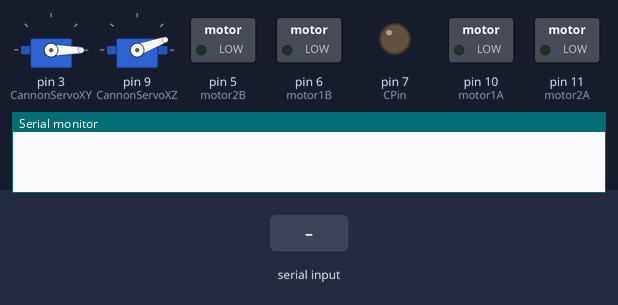
A sketch run on a simulated Arduino Uno, built with avr-gcc and run on an emulated ATmega328P. Parts: 2 × servo, switched loads named in the sketch (green lamp = pin HIGH), output pins drawn as LEDs (lit = HIGH), the last lines printed to the serial monitor. The inputs (shaded band) are chosen by the test bench.

Above: at 1.2 s.
1.3 s: "1" received over the second serial link
At 2.6 s:
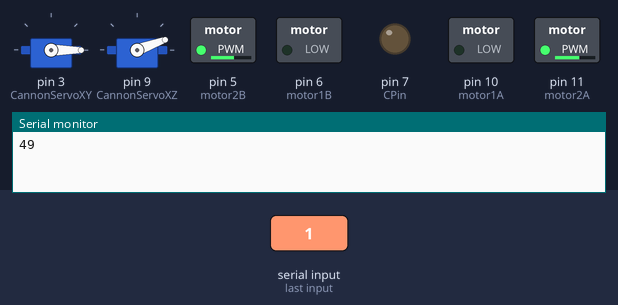
Timing chart, 0 to 4.3 s (numbered marks = the images above; inputs shaded):
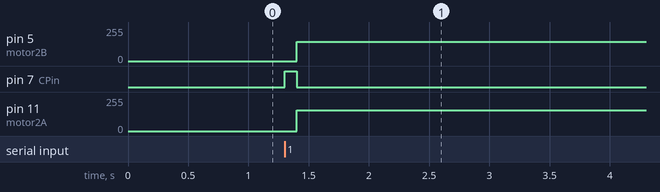

Measured:
- after the input at 1.3 s, pin 5 (motor2B): 0/255 → 145/255 after 0.10 s; pin 7 (CPin): LOW → HIGH at once, → LOW 0.10 s later; pin 11 (motor2A): 0/255 → 155/255 after 0.10 s

The sketch:

Main.ino
```cpp
#include "SoftwareSerial.h"
#include <Servo.h>
Servo CannonServoXY;
Servo CannonServoXZ;
#define SENSORLEFT A0
#define SENSORMID A1
#define SENSORRIGHT A2
#define motor1A 10
#define motor2A 11
#define motor1B 6
#define motor2B 5
#define RX 3
#define TX 2
#define LIMIT 0.7
int count = 0;
int rightOn = 145;
int leftOn =   155;
int off = 0;
float mid;
float right;
float left;
float safety;
bool autoMode;
bool spin;
int forward;
int side;
bool shoot;
int AngleXY = 0;
int AngleXZ = 20; //The servo vibrates at angles under 20
const int CPin = 7; //Cacnon shooting control


SoftwareSerial bluetooth(TX, RX);

void setup() {
  Serial.begin(9600);
  bluetooth.begin(9600);
  CannonServoXY.attach(3);
  CannonServoXZ.attach(9);
  CannonServoXY.write(AngleXY);
  CannonServoXZ.write(AngleXZ);
  //Sets all pins to correct mode
  pinMode(CPin,OUTPUT);
  pinMode(SENSORLEFT, INPUT);
  pinMode(SENSORMID, INPUT);
  pinMode(SENSORRIGHT, INPUT);
  pinMode(motor1A, OUTPUT);
  pinMode(motor2A, OUTPUT);
  pinMode(motor1B, OUTPUT);
  pinMode(motor2B, OUTPUT);
}

//Function for shooting
void shooting() {
  digitalWrite(CPin,HIGH);
  delay(100);
  digitalWrite(CPin,LOW);
}

//Function to make left wheel go forwards
void leftForward(int leftOn) {
  analogWrite(motor1A, off);
  analogWrite(motor2A, leftOn);
}

//Function to make right wheel go forwards
void rightForward(int rightOn) {
  analogWrite(motor1B, rightOn);
  analogWrite(motor2B, off);

}

//Function to make right wheel go backwards
void rightBack(int rightOn) {
  analogWrite(motor1B, off);
  analogWrite(motor2B, rightOn);

}

//Function to make left wheel go backwards
void leftBack(int leftOn) {
  analogWrite(motor1A, leftOn);
  analogWrite(motor2A, off);

}

//Funtion to turn off left wheel
void leftOff() {
  analogWrite(motor1A, off);
  analogWrite(motor2A, off);
}

//Function to turn off right wheel
void rightOff() {
  analogWrite(motor1B, off);
  analogWrite(motor2B, off);
}


void sharpRight(int rightOn, int leftOn) {
  rightBack(rightOn);
  leftForward(leftOn);
}

void sharpLeft(int rightOn, int leftOn) {
  leftBack(leftOn);
  rightForward(rightOn);
}

void driveStraight(int rightOn, int leftOn) {
  rightForward(rightOn);
  leftForward(leftOn);
}

void softLeft(int rightOn) {
  rightForward(rightOn);
  leftOff();
}

void softRight(int leftOn) {
  leftForward(leftOn);
  rightOff();
}

void back(int rightOn, int leftOn) {
  rightBack(rightOn);
  leftBack(leftOn);
}

void standStill() {
  rightOff();
  leftOff();
}


//Function to make the robot do a victory spin.
void spinForVictory(int rightOn, int leftOn) {
  leftForward(leftOn);
  rightBack(rightOn);
}

//xxxxxxxx
// |||||||
// ||||||Shoot
// |||||Right
// ||||Left
// |||Backward
// ||Forward
// |Spinn to win
// Auto

void loop() {
  //Checks if bluetooth is available
  if (bluetooth.available()) {
    //Reads what bluetooth has sent to it.
    byte data = bluetooth.read();

    //Bitshifts bytes to find the byte that represents the different things and checks if it is 0 or 1.s
    autoMode = ((data >> 6) & 1) == 1;
    shoot = ((data >> 0) & 1) == 1;
    spin = ((data >> 5) & 1) == 1;
    forward = ((data >> 4) & 1) - ((data >> 3) & 1);
    side = ((data >> 2) & 1) - ((data >> 1) & 1);


    Serial.println(data);
  }

  //If the shoot button is pressed, it will activate the shooting function and then set the shoot variable to false.
  if (shoot) {
    shooting();
    shoot = false;
  }

  //If the spin button is pressed, it will execute the spinForVictory function.
  if (spin) {
    spinForVictory(rightOn, leftOn);
    delay (5000);
    standStill();
  }

  //If the automede button is pressed the robot will follow the black line on it's own.
  if (autoMode) {
    //Calculations for a memory so false inputs cannot disrupt the robot.
    mid = (mid * mid + (analogRead(SENSORMID) > 400)) / 2;
    left = (left * left + (analogRead(SENSORLEFT) > 600)) / 2;
    right = (right * right + (analogRead(SENSORRIGHT) > 400)) / 2;
    boolean midHigh = mid > LIMIT;
    boolean leftHigh = left > LIMIT;
    boolean rightHigh = right > LIMIT;
    //Calculation for how sure the robot is in what it is doing.
    safety = (abs(0.5 - mid) + abs(0.5 - left) + abs(0.5 - right)) * (2.0/3.0);

    //safety *= safety * safety;

    //Serial.println(safety);

    Serial.print(((analogRead(SENSORLEFT) > 600) ? "H" : "S"));
    Serial.print(((analogRead(SENSORMID) > 400) ? "H" : "S"));
    Serial.println(((analogRead(SENSORRIGHT) > 400) ? "H" : "S"));
    Serial.print(", Left: ");
    Serial.print(analogRead(SENSORLEFT));
    /*Serial.print(", Mid: ");
    Serial.print(analogRead(SENSORMID));
    Serial.print(", Right: ");
    Serial.println(analogRead(SENSORRIGHT));*/
    //If the sensor in the middle shows black and the sensors on the left and right both show either white or black the robot will drive forwards, with speed modified by how sure it is.
    if ((analogRead(SENSORMID) < 400 && analogRead(SENSORLEFT) < 600 && analogRead(SENSORRIGHT) < 400) || ((rightHigh && leftHigh && !midHigh))) {
      driveStraight(rightOn*safety, leftOn*safety);
    //If the right sensor sees black and the left sensor sees white, the robot will turn softly to the right.
    } else if (!rightHigh && leftHigh) {
      softRight(rightOn*safety);
    //If the left sensor sees black and the right sensor sees white, the robot will turn softly to the left.
    } else if (!leftHigh && rightHigh) {
      softLeft(leftOn*safety);
    //If the left sensor sees black, while the right and mid sensor see white, the robot will turn sharply to the right.
    } else if (!leftHigh && rightHigh && midHigh) {
      sharpLeft(rightOn*safety, leftOn*safety);
    //If the right sensor sees black, while the left and mid sensor see white, the robot will turn sharply to the left .
    } else if (leftHigh && !rightHigh && midHigh) {
      sharpRight(rightOn*safety, leftOn*safety);
    //If all the sensors see white, it will use the momry to decide if it should turn sharpley right or left.
    } else if (analogRead(SENSORMID) > 400 && analogRead(SENSORRIGHT) > 400 && analogRead(SENSORLEFT) > 600) {
      if (left < 0.5 && right > 0.5) {
        sharpLeft(rightOn, leftOn);
      } else if (right < 0.5 && left > 0.5) {
        sharpRight(rightOn, leftOn);
      }

    }
    //driveStraight();
  //If manual mode is turned on, a person can via an app control the robot.
  } else {
    if (forward == 1) {
      if (side == 1) {
        softLeft(rightOn);
      } else if (side == -1) {
        softRight(leftOn);
      } else {
        driveStraight(leftOn, rightOn);
      }
    } else if (forward == -1) {
        back(rightOn, leftOn);
    } else {
      if (side == 1) {
        sharpLeft(rightOn, leftOn);
      } else if (side == -1) {
        sharpRight(rightOn, leftOn);
      } else {
        standStill();
      }
    }
  }
}
```
